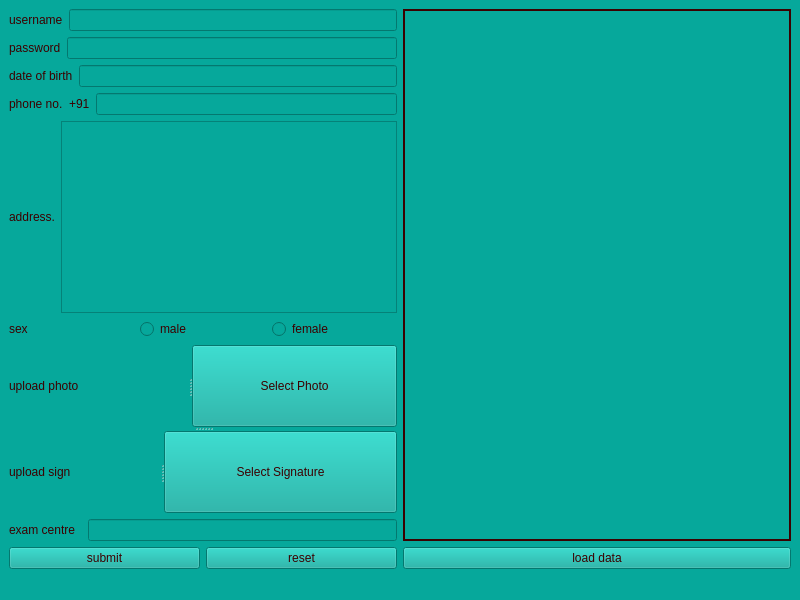
<?xml version="1.0" encoding="UTF-8"?>
<ui version="4.0">
 <class>usermanagement</class>
 <widget class="QMainWindow" name="usermanagement">
  <property name="geometry">
   <rect>
    <x>0</x>
    <y>0</y>
    <width>800</width>
    <height>600</height>
   </rect>
  </property>
  <property name="windowTitle">
   <string>MainWindow</string>
  </property>
  <property name="styleSheet">
   <string notr="true">background-color:#06a89b;
color: #3b0000;</string>
  </property>
  <widget class="QWidget" name="centralwidget">
   <layout class="QGridLayout" name="gridLayout">
    <item row="0" column="0">
     <layout class="QHBoxLayout" name="horizontalLayout_8">
      <item>
       <layout class="QVBoxLayout" name="verticalLayout_5">
        <item>
         <layout class="QVBoxLayout" name="verticalLayout_4">
          <item>
           <layout class="QVBoxLayout" name="verticalLayout_3">
            <item>
             <layout class="QHBoxLayout" name="horizontalLayout">
              <item>
               <widget class="QLabel" name="label">
                <property name="text">
                 <string>username</string>
                </property>
               </widget>
              </item>
              <item>
               <widget class="QLineEdit" name="lineEdit_username"/>
              </item>
             </layout>
            </item>
            <item>
             <layout class="QHBoxLayout" name="horizontalLayout_2">
              <item>
               <widget class="QLabel" name="label_3">
                <property name="text">
                 <string>password</string>
                </property>
               </widget>
              </item>
              <item>
               <widget class="QLineEdit" name="lineEdit_password"/>
              </item>
             </layout>
            </item>
            <item>
             <layout class="QHBoxLayout" name="horizontalLayout_3">
              <item>
               <widget class="QLabel" name="label_4">
                <property name="text">
                 <string>date of birth</string>
                </property>
               </widget>
              </item>
              <item>
               <widget class="QLineEdit" name="lineEdit_dob"/>
              </item>
             </layout>
            </item>
            <item>
             <layout class="QHBoxLayout" name="horizontalLayout_4">
              <item>
               <widget class="QLabel" name="label_2">
                <property name="text">
                 <string>phone no.</string>
                </property>
               </widget>
              </item>
              <item>
               <widget class="QLabel" name="label_7">
                <property name="text">
                 <string>+91</string>
                </property>
               </widget>
              </item>
              <item>
               <widget class="QLineEdit" name="lineEdit_phone"/>
              </item>
             </layout>
            </item>
           </layout>
          </item>
          <item>
           <layout class="QHBoxLayout" name="horizontalLayout_5">
            <item>
             <widget class="QLabel" name="label_5">
              <property name="text">
               <string>address.</string>
              </property>
             </widget>
            </item>
            <item>
             <widget class="QTextEdit" name="textEdit_address"/>
            </item>
           </layout>
          </item>
          <item>
           <layout class="QHBoxLayout" name="horizontalLayout_6">
            <item>
             <widget class="QLabel" name="label_6">
              <property name="text">
               <string>sex</string>
              </property>
             </widget>
            </item>
            <item>
             <widget class="QRadioButton" name="radioButton_m">
              <property name="text">
               <string>male</string>
              </property>
             </widget>
            </item>
            <item>
             <widget class="QRadioButton" name="radioButton_f">
              <property name="text">
               <string>female</string>
              </property>
             </widget>
            </item>
           </layout>
          </item>
          <item>
           <widget class="QSplitter" name="splitter_3">
            <property name="orientation">
             <enum>Qt::Vertical</enum>
            </property>
            <widget class="QSplitter" name="splitter">
             <property name="orientation">
              <enum>Qt::Horizontal</enum>
             </property>
             <widget class="QLabel" name="label_9">
              <property name="text">
               <string>upload photo</string>
              </property>
             </widget>
             <widget class="QPushButton" name="pushButton_2">
              <property name="text">
               <string>Select Photo</string>
              </property>
             </widget>
            </widget>
            <widget class="QSplitter" name="splitter_2">
             <property name="orientation">
              <enum>Qt::Horizontal</enum>
             </property>
             <widget class="QLabel" name="label_10">
              <property name="text">
               <string>upload sign</string>
              </property>
             </widget>
             <widget class="QPushButton" name="pushButton_3">
              <property name="text">
               <string>Select Signature</string>
              </property>
             </widget>
            </widget>
           </widget>
          </item>
         </layout>
        </item>
        <item>
         <layout class="QHBoxLayout" name="horizontalLayout_9">
          <item>
           <widget class="QLabel" name="label_8">
            <property name="text">
             <string>exam centre  </string>
            </property>
           </widget>
          </item>
          <item>
           <widget class="QLineEdit" name="lineEdit"/>
          </item>
         </layout>
        </item>
        <item>
         <layout class="QHBoxLayout" name="horizontalLayout_7">
          <item>
           <widget class="QPushButton" name="pushButton_submit">
            <property name="text">
             <string>submit</string>
            </property>
           </widget>
          </item>
          <item>
           <widget class="QPushButton" name="pushButton_reset">
            <property name="text">
             <string>reset</string>
            </property>
           </widget>
          </item>
         </layout>
        </item>
       </layout>
      </item>
      <item>
       <layout class="QVBoxLayout" name="verticalLayout">
        <item>
         <widget class="QTableView" name="tableView">
          <property name="styleSheet">
           <string notr="true"/>
          </property>
          <property name="frameShape">
           <enum>QFrame::WinPanel</enum>
          </property>
          <property name="frameShadow">
           <enum>QFrame::Plain</enum>
          </property>
         </widget>
        </item>
        <item>
         <widget class="QPushButton" name="pushButton">
          <property name="text">
           <string>load data</string>
          </property>
         </widget>
        </item>
       </layout>
      </item>
     </layout>
    </item>
   </layout>
  </widget>
  <widget class="QMenuBar" name="menubar">
   <property name="geometry">
    <rect>
     <x>0</x>
     <y>0</y>
     <width>800</width>
     <height>21</height>
    </rect>
   </property>
  </widget>
  <widget class="QStatusBar" name="statusbar"/>
 </widget>
 <resources/>
 <connections/>
</ui>
